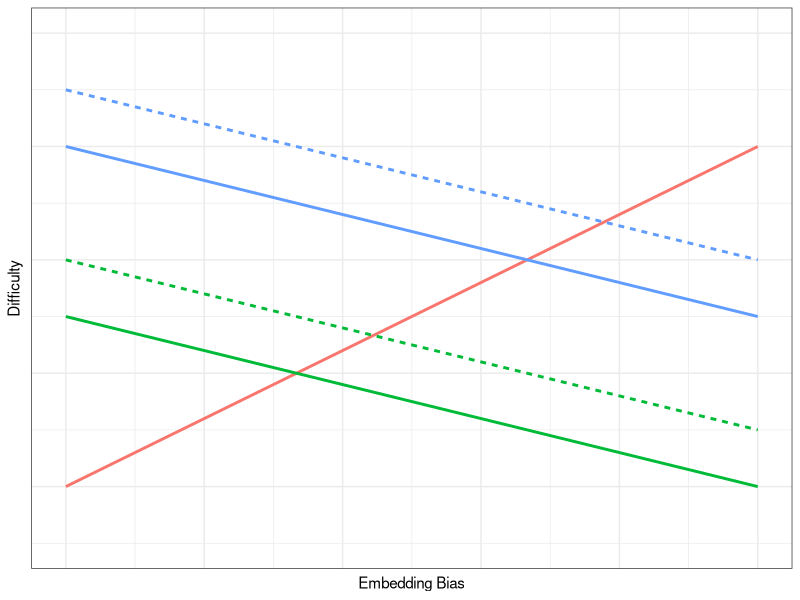
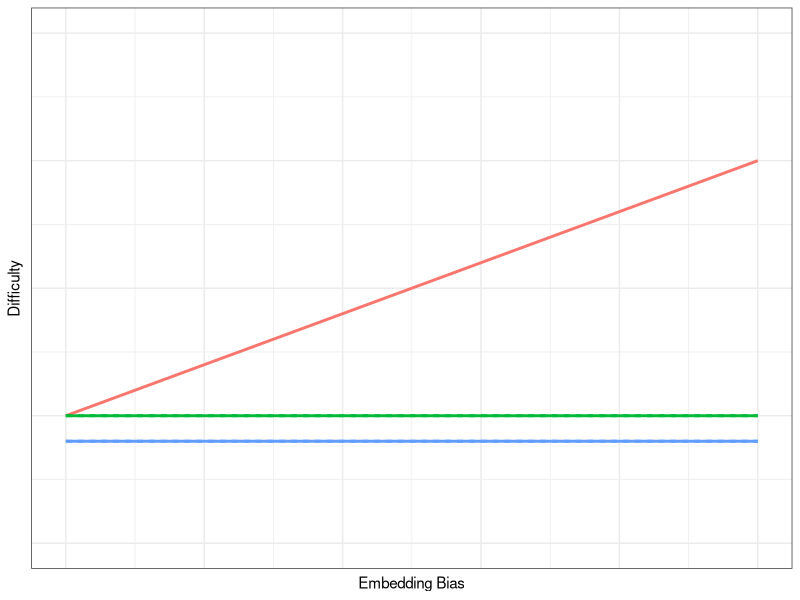
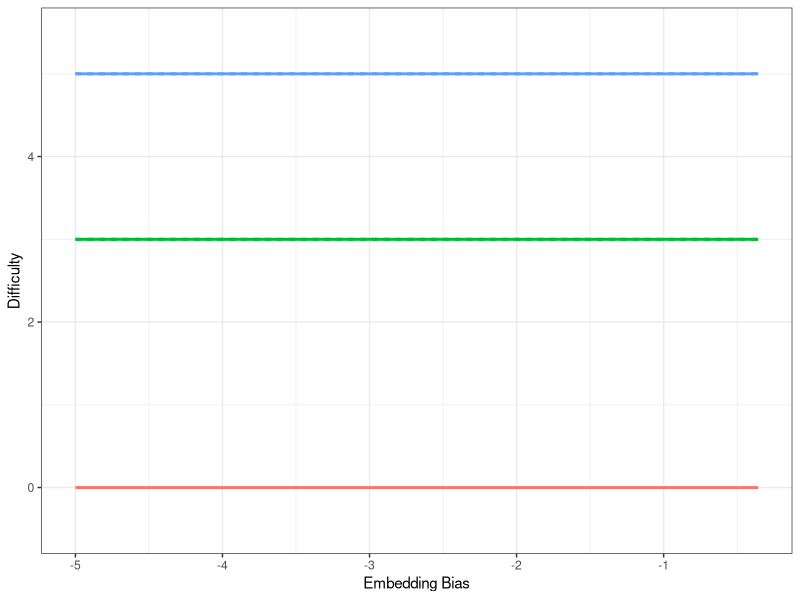
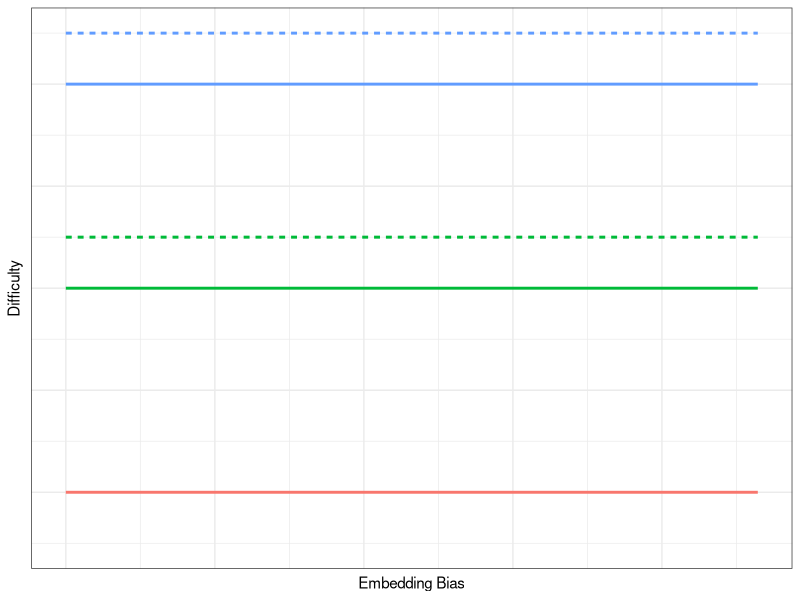

The R script that drew these images, in order:
library(tidyr)
library(dplyr)


library(ggplot2)

data = read.csv("conceptual.tsv", sep="\t")

data$compatible = grepl("_compatible", data$Condition)
data$HasSC = !grepl("NoSC", data$Condition)
data$HasRC = grepl("RC", data$Condition)

data$HasSCHasRC = (paste(data$HasSC, data$HasRC, sep="_"))


plot = ggplot(data %>% filter(Theory == "NoisyChannel") %>% group_by(compatible, HasSCHasRC, HasSC, HasRC, Condition, Ratio) %>% summarise(Difficulty=mean(Difficulty)), aes(x=Ratio, y=Difficulty, group=Condition, color=HasSCHasRC)) + geom_smooth(method="lm", aes(linetype=compatible), se=F) + theme_bw() + theme(legend.position = "none") + xlab("Embedding Bias") + ylab("Difficulty") + scale_color_manual(values = c("FALSE_FALSE" = "#F8766D",
                                "TRUE_FALSE"="#00BA38",
                                "TRUE_TRUE"="#619CFF"))  + theme(axis.text = element_blank(), axis.ticks = element_blank()) + ylim(-0.5, 4)
ggsave(plot, file="figures/conceptual-predictions-noisy-channel.pdf", width=2, height=2)







plot = ggplot(data %>% filter(Theory == "Surprisal") %>% group_by(compatible, HasSCHasRC, HasSC, HasRC, Condition, Ratio) %>% summarise(Difficulty=mean(Difficulty)), aes(x=Ratio, y=Difficulty, group=Condition, color=HasSCHasRC)) + geom_smooth(method="lm", aes(linetype=compatible), se=F) + theme_bw() + theme(legend.position = "none") + xlab("Embedding Bias") + ylab("Difficulty") + scale_color_manual(values = c("FALSE_FALSE" = "#F8766D",
                                "TRUE_FALSE"="#00BA38",
                                "TRUE_TRUE"="#619CFF"))  + theme(axis.text = element_blank(), axis.ticks = element_blank()) + ylim(-0.5, 1.5)
ggsave(plot, file="figures/conceptual-predictions-surprisal.pdf", width=2, height=2)



data[data$Ratio == 0,]$Ratio = log(0.7)

plot = ggplot(data %>% filter(Theory == "DLT") %>% group_by(compatible, HasSCHasRC, HasSC, HasRC, Condition, Ratio) %>% summarise(Difficulty=mean(Difficulty)), aes(x=Ratio, y=Difficulty, group=Condition, color=HasSCHasRC)) + geom_smooth(method="lm", aes(linetype=compatible), se=F) + theme_bw() + theme(legend.position = "none") + xlab("Embedding Bias") + ylab("Difficulty") + scale_color_manual(values = c("FALSE_FALSE" = "#F8766D",
                                "TRUE_FALSE"="#00BA38",
                                "TRUE_TRUE"="#619CFF")) # + theme(axis.text = element_blank(), axis.ticks = element_blank())
plot = plot + ylim(-0.5, 5.5) 
ggsave(plot, file="figures/conceptual-predictions-dlt.pdf", width=1.8, height=1.8)







# Unclear whether this really is what those models would predict, as we don't have broad-coverage implementations covering this effect
plot = ggplot(data %>% filter(Theory == "CueRetrieval") %>% group_by(compatible, HasSCHasRC, HasSC, HasRC, Condition, Ratio) %>% summarise(Difficulty=mean(Difficulty)), aes(x=Ratio, y=Difficulty, group=Condition, color=HasSCHasRC)) + geom_smooth(method="lm", aes(linetype=compatible), se=F) + theme_bw() + theme(legend.position = "none") + xlab("Embedding Bias") + ylab("Difficulty") + scale_color_manual(values = c("FALSE_FALSE" = "#F8766D",
                                "TRUE_FALSE"="#00BA38",
                                "TRUE_TRUE"="#619CFF"))  + theme(axis.text = element_blank(), axis.ticks = element_blank()) + ylim(0.5, 5.5)
ggsave(plot, file="figures/conceptual-predictions-cueRetrieval.pdf", width=2, height=2)


